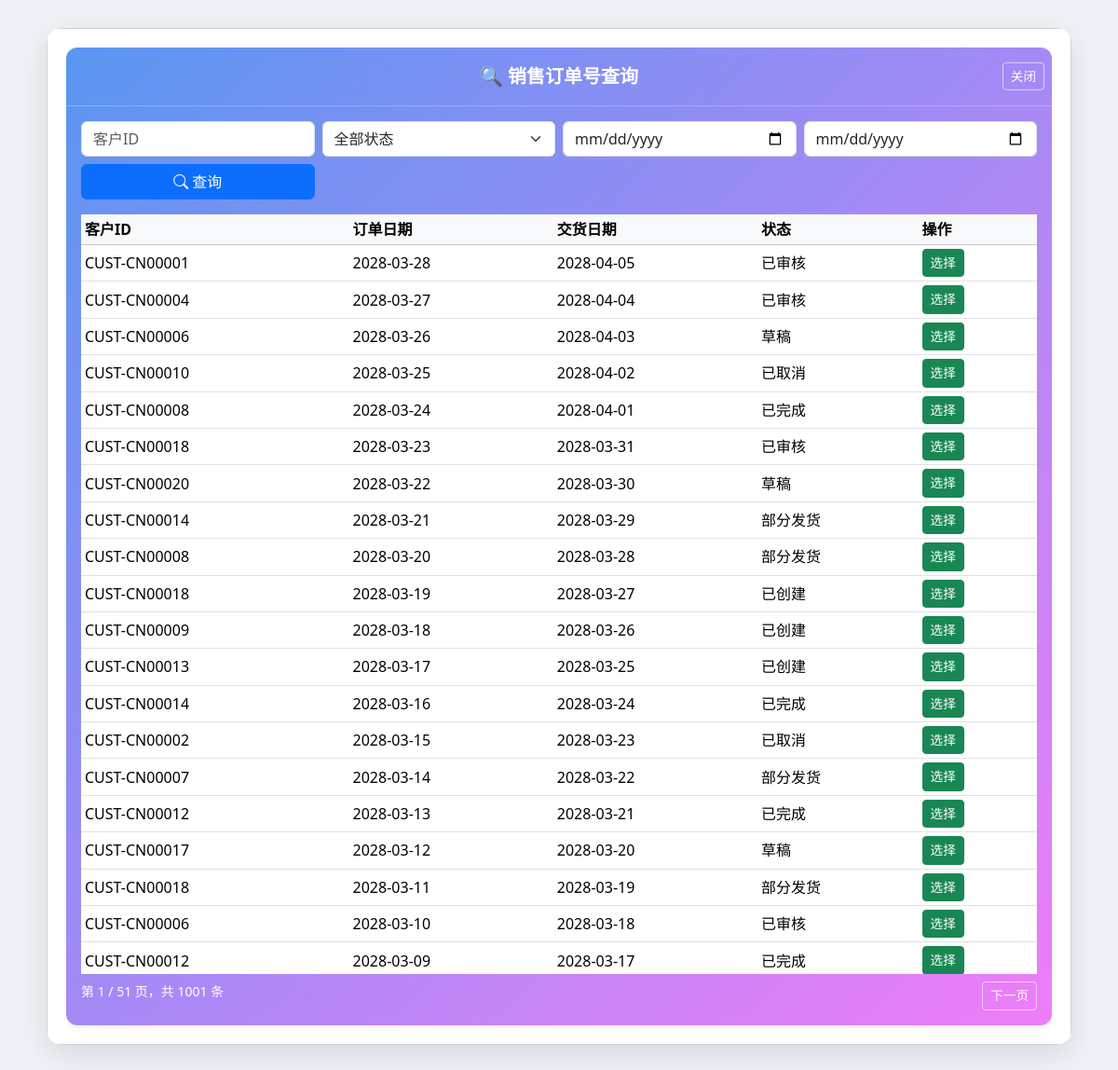
Screenshot of /delivery/sales_helper with the database file from the repository.
### order/models.py (models this page shows)
class SalesOrder(db.Model):
    __tablename__ = 'SalesOrder'
    sales_order_id = db.Column(db.String(255), primary_key=True)
    customer_id = db.Column(db.String(255), nullable=False)
    quotation_id = db.Column(db.String(255))
    order_date = db.Column(db.DateTime, nullable=False)
    required_delivery_date = db.Column(db.Date, nullable=False)
    status = db.Column(db.String(255))
    total_amount = db.Column(db.Numeric, nullable=False)
    credit_check_result = db.Column(db.String(255))
    remarks = db.Column(db.String(255))
    items = db.relationship('OrderItem', backref='order', lazy=True, cascade="all, delete-orphan")

### delivery/views.py (the view)
@delivery_bp.route('/sales_helper', methods=['GET'])
def sales_helper():
    q = {
        'sales_order_id': request.args.get('sales_order_id', '').strip(),
        'customer_id': request.args.get('customer_id', '').strip(),
        'status': request.args.get('status', '').strip(),
        'date_from': request.args.get('date_from', '').strip(),
        'date_to': request.args.get('date_to', '').strip(),
    }
    page = request.args.get('page', 1, type=int)
    per_page = request.args.get('per_page', 20, type=int)
    query = SalesOrder.query.options(joinedload(SalesOrder.items))
    filters = []
    if q['sales_order_id']:
        filters.append(SalesOrder.sales_order_id.ilike(f"%{q['sales_order_id']}%"))
    if q['customer_id']:
        filters.append(SalesOrder.customer_id.ilike(f"%{q['customer_id']}%"))
    if q['status']:
        filters.append(SalesOrder.status == q['status'])
    if q['date_from']:
        try:
            df = datetime.strptime(q['date_from'], '%Y-%m-%d')
            filters.append(SalesOrder.order_date >= df)
        except ValueError:
            pass
    if q['date_to']:
        try:
            dt = datetime.strptime(q['date_to'], '%Y-%m-%d') + timedelta(days=1)
            filters.append(SalesOrder.order_date < dt)
        except ValueError:
            pass
    if filters:
        query = query.filter(and_(*filters))
    query = query.order_by(SalesOrder.order_date.desc(), SalesOrder.sales_order_id.desc())
    pagination = query.paginate(page=page, per_page=per_page, error_out=False)
    args = request.args.to_dict()
    args.pop('page', None)  # 去掉 page 避免冲突
    return render_template('delivery/sales_helper.html', items=pagination.items, pagination=pagination, args=args)

### templates/delivery/sales_helper.html (shortened to what this page needs)
{% extends 'delivery/base_popup.html' %}
{% block content %}
<div class="card gradient-bg shadow-sm">
  <div class="card-header position-relative py-3 text-center">
    <strong class="text-white fs-5">🔍 销售订单号查询</strong>
    <button type="button" class="btn btn-sm btn-outline-light position-absolute top-50 end-0 translate-middle-y me-2"
            onclick="window.close()">关闭</button>
  </div>
  <div class="card-body">
    <form method="get" class="row g-2 mb-3">
      <div class="col-md-3">
        <input type="text" name="customer_id" value="{{ request.args.get('customer_id','') }}" class="form-control" placeholder="客户ID">
      </div>
      <div class="col-md-3">
        <select name="status" class="form-select">
          <option value="">全部状态</option>
        </select>
      </div>
      <div class="col-md-3">
        <input type="date" name="date_from" value="{{ request.args.get('date_from','') }}" class="form-control">
      </div>
      <div class="col-md-3">
        <input type="date" name="date_to" value="{{ request.args.get('date_to','') }}" class="form-control">
      </div>
      <div class="col-md-3">
        <button class="btn btn-primary w-100"><i class="bi bi-search"></i> 查询</button>
      </div>
    </form>
    {% if items %}
    <div class="table-responsive" style="max-height: 60vh;">
      <table class="table table-hover table-sm align-middle">
        <thead class="table-light sticky-top">
          <tr>
            <th>客户ID</th>
            <th>订单日期</th>
            <th>交货日期</th>
            <th>状态</th>
            <th>操作</th>
          </tr>
        </thead>
        <tbody>
          {% for r in items %}
          <tr>
            <td>{{ r.customer_id }}</td>
            <td>{{ r.order_date.strftime('%Y-%m-%d') }}</td>
            <td>{{ r.required_delivery_date.strftime('%Y-%m-%d') }}</td>
            <td>{{ r.status or '-' }}</td>
            <td>
            <button type="button" class="btn btn-success btn-sm"
              data-sales-order-id="{{ r.sales_order_id }}"
              onclick="selectSales(this)">
              选择
            </button>
            </td>
          </tr>
          {% endfor %}
        </tbody>
      </table>
    </div>
    {% if pagination %}
    <div class="d-flex justify-content-between mt-2">
      <span class="text-white small">第 {{ pagination.page }} / {{ pagination.pages }} 页，共 {{ pagination.total }} 条</span>
      <div class="btn-group">
        {% if pagination.has_next %}
        <a class="btn btn-sm btn-outline-light" href="{{ url_for('delivery.sales_helper', page=pagination.page+1, **args) }}">下一页</a>
        {% endif %}
      </div>
    </div>
    {% endif %}
    {% elif request.args %}
    <div class="text-white">没有找到匹配记录</div>
    {% endif %}
  </div>
</div>
{% endblock %}

### templates/delivery/base_popup.html (style rules this page uses)
body { background: #eef2f7; font-family: "Segoe UI", "PingFang SC", "Microsoft YaHei", sans-serif; margin: 0; padding: 0; }
table { border-collapse: separate; border-spacing: 0; }
table thead { background-color: #f8f9fa; position: sticky; top: 0; z-index: 1; font-weight: 600; }
.table-responsive { max-height: 500px; overflow-y: auto; margin-top: 10px; }
.btn-sm { font-size: 0.85rem; }
.gradient-bg { background: linear-gradient(135deg, #5a96f1, #ef7df9); color: #fff; border: none; }
.gradient-bg .card-header { border-bottom: 1px solid rgba(255,255,255,0.3); }

### templates/delivery/sales_helper.html (style rules this page uses)
.gradient-bg { background: linear-gradient(135deg, #5a96f1, #ef7df9); color: #fff; border: none; border-radius: 12px; }
.gradient-bg .card-header { background: transparent; border-bottom: 1px solid rgba(255,255,255,0.25); }
.btn-outline-light { color:#fff; border-color: rgba(255,255,255,0.6); }

### rows the page displays
SalesOrder: customer_id "CUST-CN00001", order_date "2028-03-28", required_delivery_date "2028-04-05", status "已审核"
SalesOrder: customer_id "CUST-CN00004", order_date "2028-03-27", required_delivery_date "2028-04-04", status "已审核"
SalesOrder: customer_id "CUST-CN00006", order_date "2028-03-26", required_delivery_date "2028-04-03", status "草稿"
SalesOrder: customer_id "CUST-CN00010", order_date "2028-03-25", required_delivery_date "2028-04-02", status "已取消"
SalesOrder: customer_id "CUST-CN00008", order_date "2028-03-24", required_delivery_date "2028-04-01", status "已完成"
SalesOrder: customer_id "CUST-CN00018", order_date "2028-03-23", required_delivery_date "2028-03-31", status "已审核"
SalesOrder: customer_id "CUST-CN00020", order_date "2028-03-22", required_delivery_date "2028-03-30", status "草稿"
SalesOrder: customer_id "CUST-CN00014", order_date "2028-03-21", required_delivery_date "2028-03-29", status "部分发货"
SalesOrder: customer_id "CUST-CN00008", order_date "2028-03-20", required_delivery_date "2028-03-28", status "部分发货"
SalesOrder: customer_id "CUST-CN00018", order_date "2028-03-19", required_delivery_date "2028-03-27", status "已创建"
SalesOrder: customer_id "CUST-CN00009", order_date "2028-03-18", required_delivery_date "2028-03-26", status "已创建"
SalesOrder: customer_id "CUST-CN00013", order_date "2028-03-17", required_delivery_date "2028-03-25", status "已创建"
SalesOrder: customer_id "CUST-CN00014", order_date "2028-03-16", required_delivery_date "2028-03-24", status "已完成"
SalesOrder: customer_id "CUST-CN00002", order_date "2028-03-15", required_delivery_date "2028-03-23", status "已取消"
SalesOrder: customer_id "CUST-CN00007", order_date "2028-03-14", required_delivery_date "2028-03-22", status "部分发货"
SalesOrder: customer_id "CUST-CN00012", order_date "2028-03-13", required_delivery_date "2028-03-21", status "已完成"
SalesOrder: customer_id "CUST-CN00017", order_date "2028-03-12", required_delivery_date "2028-03-20", status "草稿"
SalesOrder: customer_id "CUST-CN00018", order_date "2028-03-11", required_delivery_date "2028-03-19", status "部分发货"
SalesOrder: customer_id "CUST-CN00006", order_date "2028-03-10", required_delivery_date "2028-03-18", status "已审核"
SalesOrder: customer_id "CUST-CN00012", order_date "2028-03-09", required_delivery_date "2028-03-17", status "已完成"

### other values shown
{{ pagination.page }} "1"
{{ pagination.pages }} "51"
{{ pagination.total }} "1001"
